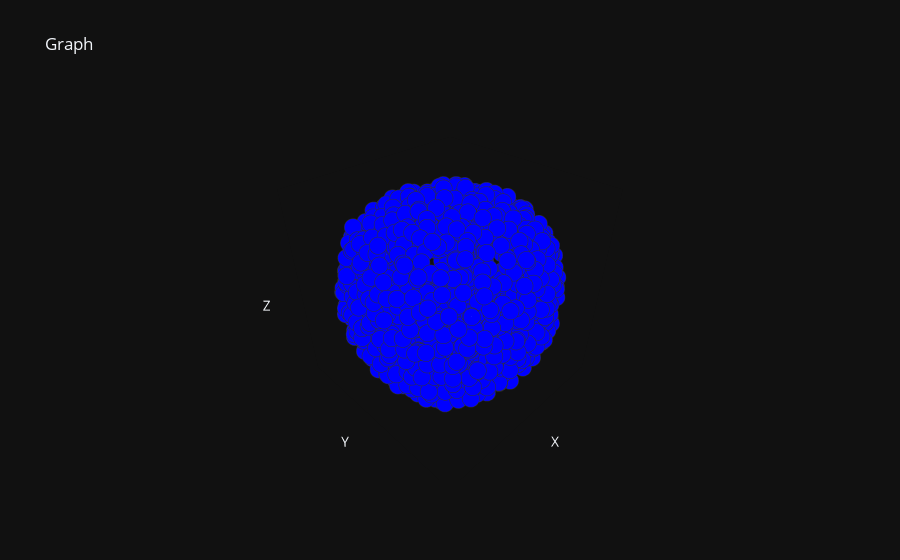

Notebook cell for this chart:
### Code cell
fig.show()

### Figure 1 — Plotly figure (JSON) as saved in the notebook; plotly's stock layout.template omitted (floating-point values rounded to 4 significant figures; data arrays with more than 128 entries replaced by an {"elided": "..."} marker saying what was removed)
{"data": [{"hoverinfo": "none", "line": {"color": "white", "width": 1}, "mode": "lines", "type": "scatter3d", "x": {"elided": "3000 float values"}, "y": {"elided": "3000 float values"}, "z": {"elided": "3000 float values"}}, {"hoverinfo": "text", "marker": {"color": "blue", "line": {"color": "rgb(50,50,50)", "width": 0.5}, "size": 6, "symbol": "circle"}, "mode": "markers", "name": "nodes", "type": "scatter3d", "x": {"elided": "1075 float values"}, "y": {"elided": "1075 float values"}, "z": {"elided": "1075 float values"}}], "layout": {"hovermode": "closest", "margin": {"t": 100}, "scene": {"xaxis": {"showgrid": false, "showline": false, "showticklabels": false, "title": {"text": "X"}, "zeroline": false}, "yaxis": {"showgrid": false, "showline": false, "showticklabels": false, "title": {"text": "Y"}, "zeroline": false}, "zaxis": {"showgrid": false, "showline": false, "showticklabels": false, "title": {"text": "Z"}, "zeroline": false}}, "showlegend": false, "title": {"text": "Graph"}}}
